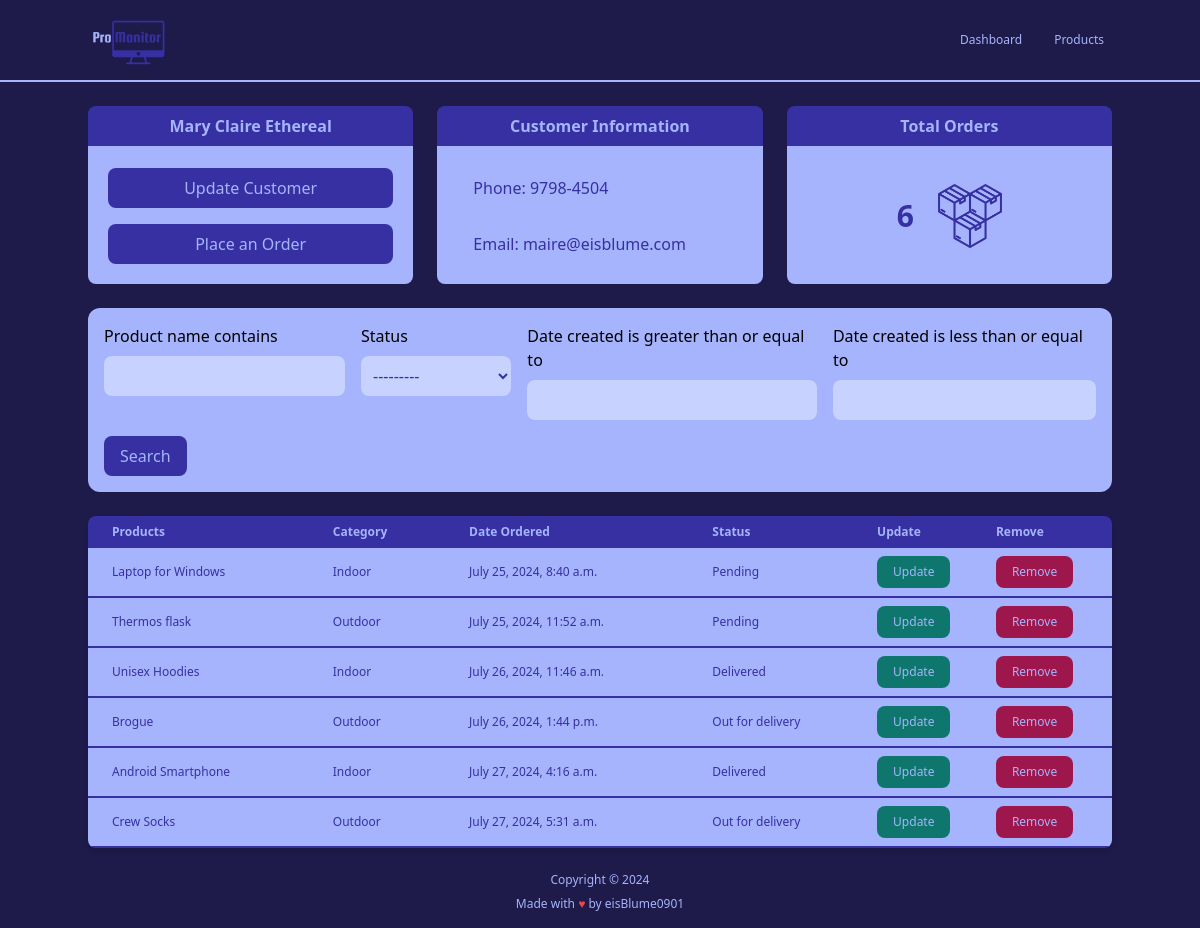
The app's page /customer/1/ with its own data.
### accounts/models.py (models this page shows, shortened)
class Customer(models.Model):
    name = models.CharField(max_length=200, null=True)
    phone = models.CharField(max_length=200, null=True)
    email = models.EmailField(max_length=200, null=True)
    date_created = models.DateTimeField(auto_now_add=True, null=True)

class Order(models.Model):
    STATUS = (
        ('Pending', 'Pending'),
        ('Out for delivery', 'Out for delivery'),
        ('Delivered', 'Delivered'),
    )
    customer = models.ForeignKey(Customer, null=True, on_delete=models.SET_NULL)
    product = models.ForeignKey(Product, null=True, on_delete=models.SET_NULL)
    date_created = models.DateTimeField(auto_now_add=True, null=True)
    status = models.CharField(max_length=200, null=True, choices=STATUS)

class Product(models.Model):
    CATEGORY = (
        ('Indoor', 'Indoor'),
        ('Outdoor', 'Outdoor'),
    )
    name = models.CharField(max_length=200, null=True)
    price = models.FloatField(null=True)
    category = models.CharField(max_length=200, null=True, choices=CATEGORY)
    description = models.TextField(null=True, blank=True)
    date_created = models.DateTimeField(auto_now_add=True, null=True)
    tags = models.ManyToManyField('Tag')
    def __str__(self) -> str:
        return self.name

### accounts/views.py (the view)
# urls.py: path('customer/<str:pk>/', views.customer, name="customer"),
def customer(request, pk):
    customer = Customer.objects.get(id=pk)
    orders = customer.order_set.all()
    ordersCount = orders.count()
    orderFilter = OrderFilter(request.GET, queryset=orders)
    orders = orderFilter.qs # From all possible existing orders to filtered order
    context = {
        'customer': customer,
        'orders': orders,
        'ordersCount': ordersCount,
        'orderFilter': orderFilter,
    }
    return render(request, 'accounts/customer.html', context)

### templates/accounts/customer.html (shortened to what this page needs)
{% extends 'main.html' %}
{% block content %}
{% include 'partials/_home_navbar.html' %}
{% include 'partials/_customer_cards.html' %}
{% include 'partials/_search_bar.html' %}
<div class="max-w-screen-lg mx-auto my-6">
        <div class="relative overflow-x-auto shadow-md rounded-lg">
            <table class="w-full text-sm text-left text-indigo-300">
                <thead class="text-xs text-indigo-300 bg-indigo-800">
                    <tr>
                        <th class="px-6 py-2">
                            Products
                        </th>
                        <th class="px-6 py-2">
                            Category
                        </th>
                        <th class="px-6 py-2">
                            Date Ordered
                        </th>
                        <th class="px-6 py-2">
                            Status
                        </th>
                        <th class="p-2">
                            Update
                        </th>
                        <th class="p-2">
                            Remove
                        </th>
                    </tr>
                </thead>
                <tbody class="text-xs text-indigo-800 font-medium">
                    {% for order in orders %}
                    <tr class="bg-indigo-300 border-b-2 border-indigo-800 hover:bg-indigo-200">
                        <td class="px-6 py-2">{{ order.product }}</td>
                        <td class="px-6 py-2">{{ order.product.category }}</td>
                        <td class="px-6 py-2">{{ order.date_created }}</td>
                        <td class="px-6 py-2">{{ order.status}}</td>
                        <td class="p-2">
                            <a href="">
                                <button class="font-medium bg-teal-700 text-indigo-300 rounded-lg px-4 py-2 hover:bg-teal-300 hover:text-indigo-800">Update</button>
                            </a>
                        </td>
                        <td class="p-2">
                            <a href="">
                                <button class="font-medium bg-pink-800 text-indigo-300 rounded-lg px-4 py-2 hover:bg-pink-300 hover:text-indigo-800">Remove</button>
                            </a>
                        </td>
                    </tr>
                    {% endfor %}
                </tbody>
            </table>
        </div>
    </div>
{% endblock %}

### templates/partials/_customer_cards.html
{% load static %}
<div class="grid sm:grid-cols-1 md:grid-cols-2 lg:grid-cols-3 max-w-screen-lg mx-auto justify-between gap-6 mt-6">
    <div class="flex flex-col">
        <h1 class="text-md text-center text-indigo-300 font-bold rounded-t-lg bg-indigo-800 border-indigo-800 border-b-2 border-b-indigo-300 py-2">{{ customer.name }}</h1>
        <div class="rounded-b-lg bg-indigo-300 p-5">
            <div class="flex flex-col space-y-4">
                <button class="font-medium bg-indigo-800 text-indigo-300 rounded-lg hover:bg-indigo-200 hover:text-indigo-800 w-full px-4 py-2">Update Customer</button>
                <button class="font-medium bg-indigo-800 text-indigo-300 rounded-lg hover:bg-indigo-200 hover:text-indigo-800 w-full px-4 py-2"><a href="{% url 'create_order' customer.id %}">Place an Order</a></button>
            </div>
        </div>
    </div>
    <div class="flex flex-col">
        <h1 class="text-md text-center text-indigo-300 font-bold rounded-t-lg bg-indigo-800 border-indigo-800 border-b-2 border-b-indigo-300 py-2">Customer Information</h1>
        <div class="text-indigo-800 font-medium rounded-b-lg bg-indigo-300 p-5">
            <div class="flex flex-col space-y-4">
                <p class="font-medium px-4 py-2">Phone: {{ customer.phone }}</p>
                <p class="font-medium px-4 py-2">Email: {{ customer.email }}</p>
            </div>
        </div>
    </div>
    <div class="flex flex-col">
        <h1 class="text-md text-center text-indigo-300 font-bold rounded-t-lg bg-indigo-800 border-indigo-800 border-b-2 border-b-indigo-300 py-2">Total Orders</h1>
        <div class="rounded-b-lg bg-indigo-300 p-5">
            <div class="flex flex-row mx-auto space-x-6 items-center justify-center py-4">
                <p class="text-3xl text-center text-indigo-800 font-bold">{{ ordersCount }}</p>
                <img src="{% static 'images/total_orders_icon.png' %}" alt="Total Orders Icon" class="w-16">
            </div>
        </div>
    </div>
</div>

### records on screen
Customer: name "Mary Claire Ethereal", phone "9798-4504", email "maire@eisblume.com"
Order: product "Laptop for Windows", product.category "Indoor", date_created "July 25, 2024, 8:40 a.m.", status "Pending"
Order: product "Thermos flask", product.category "Outdoor", date_created "July 25, 2024, 11:52 a.m.", status "Pending"
Order: product "Unisex Hoodies", product.category "Indoor", date_created "July 26, 2024, 11:46 a.m.", status "Delivered"
Order: product "Brogue", product.category "Outdoor", date_created "July 26, 2024, 1:44 p.m.", status "Out for delivery"
Order: product "Android Smartphone", product.category "Indoor", date_created "July 27, 2024, 4:16 a.m.", status "Delivered"
Order: product "Crew Socks", product.category "Outdoor", date_created "July 27, 2024, 5:31 a.m.", status "Out for delivery"

### other values on screen
{{ ordersCount }} "6"
{{ orderFilter.form.product_name.label }} "Product name contains"
{{ orderFilter.form.status.label }} "Status"
{{ orderFilter.form.start_date.label }} "Date created is greater than or equal to"
{{ orderFilter.form.end_date.label }} "Date created is less than or equal to"
